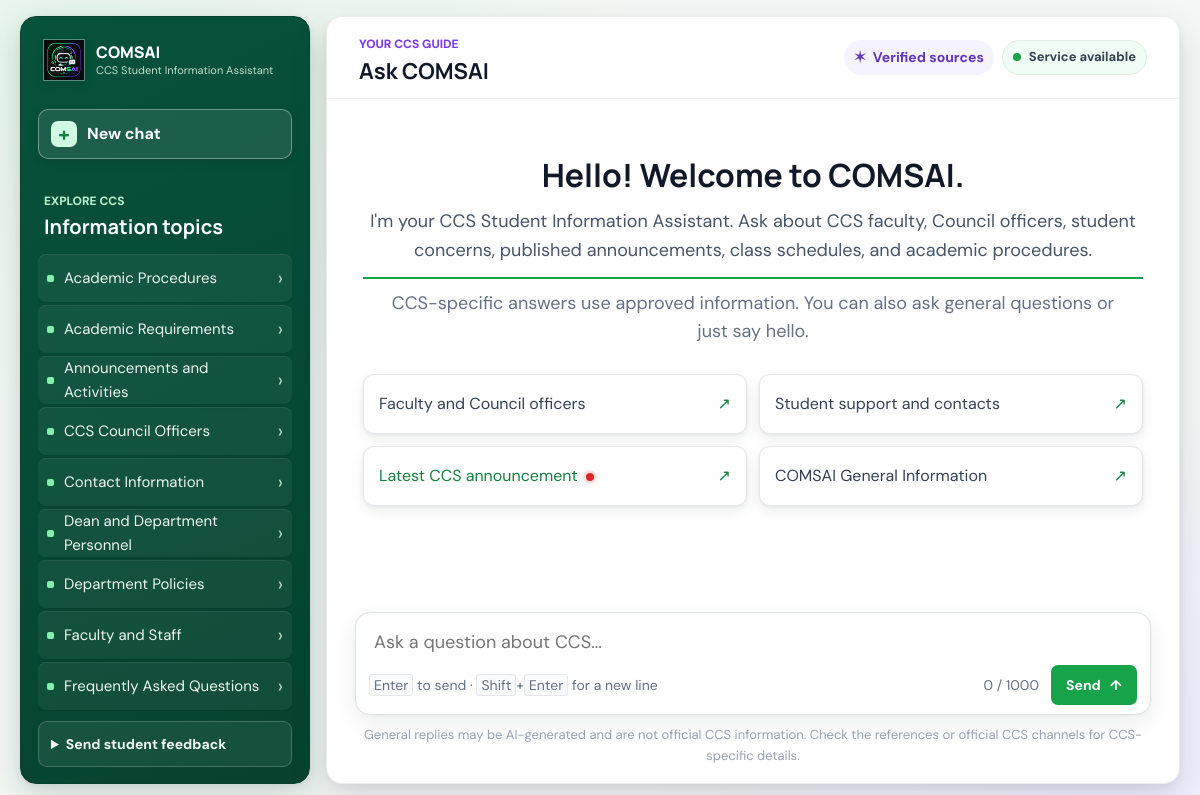
The page / on the database its author committed.
### tables this page shows
CREATE TABLE IF NOT EXISTS categories (
    id INT UNSIGNED NOT NULL AUTO_INCREMENT,
    name VARCHAR(100) NOT NULL,
    description VARCHAR(500) NULL,
    show_in_student_panel TINYINT(1) NOT NULL DEFAULT 1,
    created_at TIMESTAMP NOT NULL DEFAULT CURRENT_TIMESTAMP,
    updated_at TIMESTAMP NOT NULL DEFAULT CURRENT_TIMESTAMP ON UPDATE CURRENT_TIMESTAMP,
    PRIMARY KEY (id), UNIQUE KEY uq_category_name (name)
);

CREATE TABLE IF NOT EXISTS app_settings (
    setting_key VARCHAR(80) NOT NULL,
    setting_value VARCHAR(255) NOT NULL,
    updated_at TIMESTAMP NOT NULL DEFAULT CURRENT_TIMESTAMP ON UPDATE CURRENT_TIMESTAMP,
    PRIMARY KEY (setting_key)
);

### includes/site_settings.php (called while the page is built, shortened)
<?php
function student_interface_enabled(PDO $pdo): bool
{
    try {
        $enabled = $pdo->query("SELECT setting_value FROM app_settings WHERE setting_key = 'student_interface_enabled' LIMIT 1")->fetchColumn();
        return $enabled === false || (string) $enabled !== '0';
    } catch (Throwable $error) {
        return true;
    }
}

### config/app.php (called while the page is built, shortened)
<?php
function h(string|int|null $value): string
{
    return htmlspecialchars((string) $value, ENT_QUOTES | ENT_SUBSTITUTE, 'UTF-8');
}

### index.php (the view, shortened to what this page needs)
<?php
require_once __DIR__ . '/config/database.php';
require_once __DIR__ . '/includes/site_settings.php';
$categories = [];
$databaseReady = false;
$studentInterfaceEnabled = true;
$generalInformationCategoryId = 0;
$currentAnnouncement = null;
$hasCurrentAnnouncement = false;
try {
    $pdo = db();
    $studentInterfaceEnabled = student_interface_enabled($pdo);
    $currentAnnouncement = $pdo->query("SELECT id, updated_at FROM announcements
        WHERE status = 'published'
          AND (publish_at IS NULL OR publish_at <= NOW())
          AND (expiration_date IS NULL OR expiration_date >= NOW())
        ORDER BY COALESCE(publish_at, created_at) DESC, id DESC
        LIMIT 1")->fetch() ?: null;
    $hasCurrentAnnouncement = $currentAnnouncement !== null;
    $categories = $pdo->query('SELECT id, name FROM categories WHERE show_in_student_panel = 1 ORDER BY name')->fetchAll();
    $databaseReady = true;
} catch (Throwable $error) {
    error_log('NEW COMSAI homepage database check failed: ' . $error->getMessage());
}
?><!doctype html>
<html lang="en">
<head>
  <link rel="stylesheet" href="assets/css/style.css?v=20261117-6">
</head>
<body>
<main class="app-shell">
  <aside class="side-panel">
    <a class="brand" href="./" aria-label="COMSAI home"><img class="brand-mark" src="assets/comsai-icon.png" alt=""><span><strong>COMSAI</strong><small>CCS Student Information Assistant</small></span></a>
    <button class="new-chat-button" id="new-chat" type="button" <?= $studentInterfaceEnabled ? '' : 'disabled' ?>><span aria-hidden="true">&#43;</span> New chat</button>
    <div class="panel-heading"><div><span class="eyebrow">EXPLORE CCS</span><h2>Information topics</h2></div></div>
    <div class="topic-list">
      <?php foreach ($categories as $category): ?>
      <button type="button" class="topic-button" data-question="<?= h($category['name']) ?>" data-category-id="<?= (int) $category['id'] ?>" <?= $studentInterfaceEnabled ? '' : 'disabled' ?>><span class="topic-dot" aria-hidden="true"></span><?= h($category['name']) ?><span class="topic-arrow" aria-hidden="true">&#8250;</span></button>
      <?php endforeach; ?>
    </div>
    <details class="student-feedback-box">
      <summary>Send student feedback</summary>
    </details>
  </aside>
  <section class="chat-panel" aria-label="COMSAI chat">
    <div class="chat-heading"><div><span class="eyebrow">YOUR CCS GUIDE</span><h1>Ask COMSAI</h1></div><div class="chat-heading-badges"><span class="ai-pill"><span aria-hidden="true">&#10038;</span> Verified sources</span><span class="service <?= $databaseReady && $studentInterfaceEnabled ? 'is-online' : 'is-offline' ?>"><i></i><?= !$databaseReady ? 'Setup required' : ($studentInterfaceEnabled ? 'Service available' : 'Under maintenance') ?></span></div></div>
    <div class="conversation" id="conversation" aria-live="polite" aria-relevant="additions text">
      <?php if (!$studentInterfaceEnabled): ?><div class="maintenance-notice" role="status"><strong>COMSAI is under maintenance.</strong> Student chat is temporarily unavailable. Please check back later.</div><?php else: ?>
      <section class="welcome" id="welcome">
        <h2>Hello! Welcome to COMSAI.</h2>
        <p>I'm your CCS Student Information Assistant. Ask about CCS faculty, Council officers, student concerns, published announcements, class schedules, and academic procedures.</p>
        <p class="welcome-notice">CCS-specific answers use approved information. You can also ask general questions or just say hello.</p>
        <div class="suggestions" aria-label="Suggested questions">
          <button type="button" data-question="Who are the CCS faculty members and Council officers?">Faculty and Council officers <span>&#8599;</span></button>
          <button type="button" data-question="Who can help with department-fee payments, department-shirt concerns, and grade questions?">Student support and contacts <span>&#8599;</span></button>
          <button type="button" data-question="What is the latest published CCS announcement?" <?php if ($currentAnnouncement !== null): ?>data-latest-announcement="<?= h((string) $currentAnnouncement['id'] . ':' . (string) $currentAnnouncement['updated_at']) ?>"<?php endif; ?> aria-label="Latest CCS announcement<?= $hasCurrentAnnouncement ? '. A published announcement is available.' : '' ?>"><span>Latest CCS announcement<?php if ($hasCurrentAnnouncement): ?><span class="announcement-notification-dot" aria-hidden="true"></span><?php endif; ?></span><span aria-hidden="true">&#8599;</span></button>
          <button type="button" data-question="What is COMSAI? And what information can I ask COMSAI about?" data-category-id="<?= $generalInformationCategoryId ?>">COMSAI General Information <span>&#8599;</span></button>
        </div>
      </section>
      <?php endif; ?>
    </div>
    <form class="composer" id="chat-form">
      <textarea id="question" name="question" rows="1" maxlength="1000" placeholder="Ask a question about CCS..." required <?= $studentInterfaceEnabled ? '' : 'disabled' ?>></textarea>
      <div class="composer-bottom"><span><kbd>Enter</kbd> to send <span class="composer-separator">&#183;</span> <kbd>Shift</kbd>+<kbd>Enter</kbd> for a new line</span><span class="composer-controls"><span class="char-count" id="char-count">0 / 1000</span><button class="button button-primary" id="send-button" type="submit" <?= $studentInterfaceEnabled ? '' : 'disabled' ?>><span>Send</span><span aria-hidden="true">&#8593;</span></button></span></div>
    </form>
    <p class="chat-footnote">General replies may be AI-generated and are not official CCS information. Check the references or official CCS channels for CCS-specific details.</p>
  </section>
</main>
</body>
</html>

### rows shown on the page
categories: name "Academic Procedures"
categories: name "Academic Requirements"
categories: name "Announcements and Activities"
categories: name "CCS Council Officers"
categories: name "Contact Information"
categories: name "Dean and Department Personnel"
categories: name "Department Policies"
categories: name "Faculty and Staff"
categories: name "Frequently Asked Questions"
